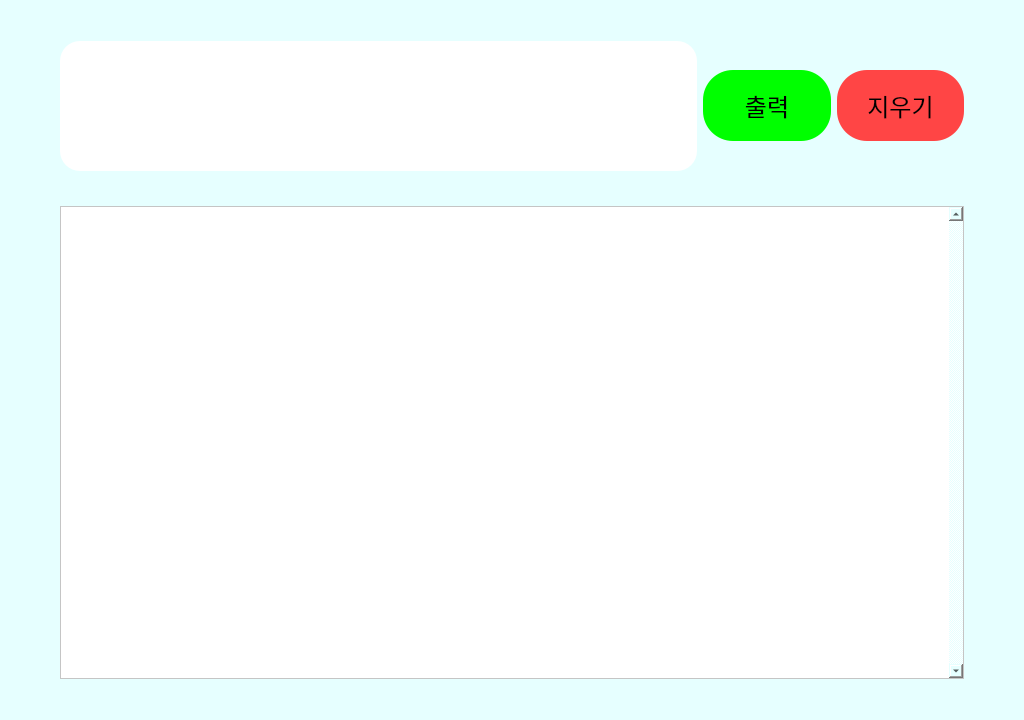
<?xml version="1.0" encoding="UTF-8"?>
<ui version="4.0">
 <class>Form</class>
 <widget class="QWidget" name="Form">
  <property name="geometry">
   <rect>
    <x>0</x>
    <y>0</y>
    <width>1024</width>
    <height>720</height>
   </rect>
  </property>
  <property name="windowTitle">
   <string>Form</string>
  </property>
  <property name="styleSheet">
   <string notr="true">background-color: rgb(230, 255, 255);</string>
  </property>
  <layout class="QGridLayout" name="gridLayout" rowstretch="1,1,3,1,1,20,1" columnstretch="1,15,3,3,1">
   <item row="6" column="1">
    <widget class="QLabel" name="label_3">
     <property name="text">
      <string/>
     </property>
    </widget>
   </item>
   <item row="1" column="2">
    <widget class="QLabel" name="label_6">
     <property name="text">
      <string/>
     </property>
    </widget>
   </item>
   <item row="5" column="4">
    <widget class="QLabel" name="label_2">
     <property name="text">
      <string/>
     </property>
    </widget>
   </item>
   <item row="5" column="0">
    <widget class="QLabel" name="label">
     <property name="text">
      <string/>
     </property>
    </widget>
   </item>
   <item row="4" column="2">
    <widget class="QLabel" name="label_5">
     <property name="text">
      <string/>
     </property>
    </widget>
   </item>
   <item row="0" column="2">
    <widget class="QLabel" name="label_4">
     <property name="text">
      <string/>
     </property>
    </widget>
   </item>
   <item row="2" column="3">
    <widget class="QLabel" name="remove">
     <property name="font">
      <font>
       <family>AcadEref</family>
       <pointsize>18</pointsize>
      </font>
     </property>
     <property name="styleSheet">
      <string notr="true">background-color: rgb(255, 69, 69);border-radius: 30px;</string>
     </property>
     <property name="text">
      <string>지우기</string>
     </property>
     <property name="alignment">
      <set>Qt::AlignCenter</set>
     </property>
    </widget>
   </item>
   <item row="5" column="1" colspan="3">
    <widget class="QScrollArea" name="scrollArea">
     <property name="styleSheet">
      <string notr="true">background-color: rgb(255, 255, 255);</string>
     </property>
     <property name="verticalScrollBarPolicy">
      <enum>Qt::ScrollBarAlwaysOn</enum>
     </property>
     <property name="widgetResizable">
      <bool>true</bool>
     </property>
     <widget class="QWidget" name="scrollAreaWidgetContents">
      <property name="geometry">
       <rect>
        <x>0</x>
        <y>0</y>
        <width>889</width>
        <height>474</height>
       </rect>
      </property>
     </widget>
    </widget>
   </item>
   <item row="2" column="2">
    <widget class="QLabel" name="sound">
     <property name="font">
      <font>
       <family>AcadEref</family>
       <pointsize>18</pointsize>
      </font>
     </property>
     <property name="styleSheet">
      <string notr="true">background-color: rgb(0, 255, 0);
border-radius: 30px;</string>
     </property>
     <property name="text">
      <string>출력</string>
     </property>
     <property name="alignment">
      <set>Qt::AlignCenter</set>
     </property>
    </widget>
   </item>
   <item row="3" column="2">
    <widget class="QLabel" name="label_7">
     <property name="text">
      <string/>
     </property>
    </widget>
   </item>
   <item row="1" column="1" rowspan="3">
    <widget class="QLabel" name="text_label">
     <property name="font">
      <font>
       <family>AcadEref</family>
       <pointsize>22</pointsize>
      </font>
     </property>
     <property name="styleSheet">
      <string notr="true">background-color: rgb(255, 255, 255);border-radius: 20px;</string>
     </property>
     <property name="text">
      <string/>
     </property>
    </widget>
   </item>
  </layout>
 </widget>
 <resources/>
 <connections/>
</ui>
